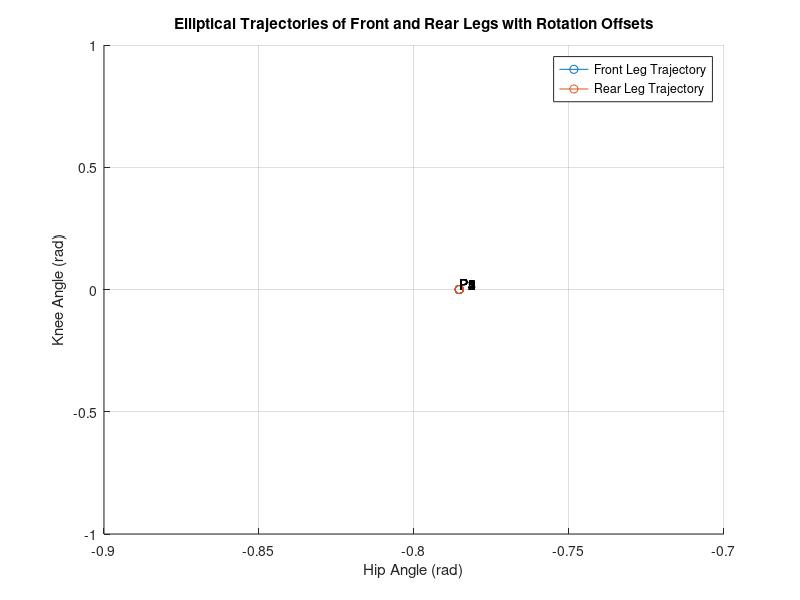

Recreate this plot in MATLAB.
% Parameters for joint-space trajectory
cycle_period = 1.0; % Total period of one cycle in seconds
num_points = 5; % Generate exactly 5 sets of points
omega = 2 * pi / cycle_period; % Angular frequency (rad/s)

% Amplitude settings for joint oscillations (in radians)
hip_amp_front = 0; %pi / 12; % Amplitude of front hip oscillation
knee_amp_front = 0; %pi / 24; % Amplitude of front knee oscillation
hip_amp_rear = 0; %pi / 12; % Amplitude of rear hip oscillation
knee_amp_rear = 0; %pi / 24; % Amplitude of rear knee oscillation

% Rotation offsets (in radians)
hip_offset_front = -pi/4; % Offset for front hip
knee_offset_front = 0; % Offset for front knee
hip_offset_rear = -pi/4; % Offset for rear hip
knee_offset_rear = 0; % Offset for rear knee

% Initialize arrays to store trajectory points
q1_des = zeros(1, num_points); % Front hip
q2_des = zeros(1, num_points); % Front knee
q3_des = zeros(1, num_points); % Rear hip
q4_des = zeros(1, num_points); % Rear knee
t_q = linspace(0, cycle_period - cycle_period/num_points, num_points); % Time points for trajectory (adjusted)

% Generate sinusoidal trajectories for front leg (hip: q1, knee: q2)
for i = 1:num_points
    t = t_q(i);
    q1_des(i) = hip_offset_front + hip_amp_front * sin(omega * t); % Centered around hip_offset_front
    q2_des(i) = knee_offset_front + knee_amp_front * cos(omega * t); % Centered around knee_offset_front
end

% Generate sinusoidal trajectories for rear leg (hip: q3, knee: q4), with phase shift
for i = 1:num_points
    t = t_q(i);
    q3_des(i) = hip_offset_rear + hip_amp_rear * sin(omega * t + pi); % Rear hip with offset
    q4_des(i) = knee_offset_rear + knee_amp_rear * cos(omega * t + pi); % Rear knee with offset
end

% Control parameters (example values)
K_L = 15.0;
K_R = 15.0;
D_L = 0.5;
D_R = 0.5;

% Format the output as input_params in the correct order
input_params = [cycle_period];
for i = 1:num_points
    input_params = [input_params, q1_des(i), q2_des(i), q3_des(i), q4_des(i)];
end
input_params = [input_params, K_L, K_R, D_L, D_R];

% Display the result
fprintf('input_params = [');
fprintf('%f, ', input_params(1:end-1));
fprintf('%f];\n', input_params(end));

% Plotting
figure;
hold on;
title('Elliptical Trajectories of Front and Rear Legs with Rotation Offsets');
xlabel('Hip Angle (rad)');
ylabel('Knee Angle (rad)');
grid on;

% Plot front leg trajectory
plot(q1_des, q2_des, '-o', 'DisplayName', 'Front Leg Trajectory');
text(q1_des, q2_des, arrayfun(@(i) sprintf('P%d', i), 1:num_points, 'UniformOutput', false), 'VerticalAlignment', 'bottom');

% Plot rear leg trajectory
plot(q3_des, q4_des, '-o', 'DisplayName', 'Rear Leg Trajectory');
text(q3_des, q4_des, arrayfun(@(i) sprintf('P%d', i), 1:num_points, 'UniformOutput', false), 'VerticalAlignment', 'bottom');

legend;
hold off;
